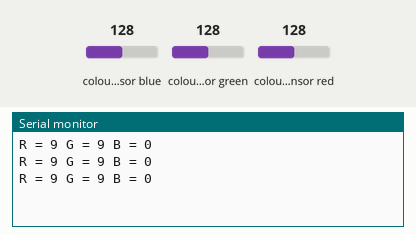
The sketch below on a simulated Arduino Uno, built with avr-gcc and run on an emulated ATmega328P. On the bench: the last lines printed to the serial monitor. Wiring (inferred from the names in the program): TCS3200 colour sensor: output pin 8; S2 pin 6; S3 pin 7; S0 pin 4; S1 pin 5. The test bench sets the inputs (shaded band); at power-on: colour sensor blue 128, colour sensor green 128, colour sensor red 128.

Above: at 1.2 s.
1.3 s: colour sensor blue set to 5
At 2.1 s:
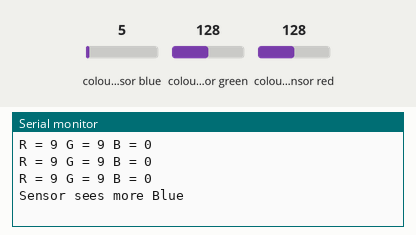
4.3 s: colour sensor green set to 5
At 4.9 s:
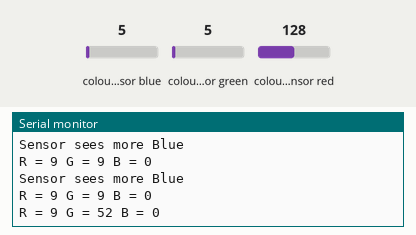
5.8 s: colour sensor blue set to 64
At 6.8 s:
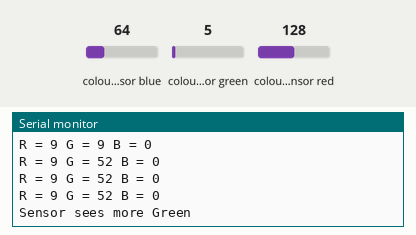
8.8 s: colour sensor red set to 5
At 9.4 s:
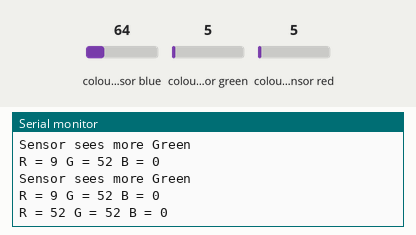
10.3 s: colour sensor green set to 64
At 11.3 s:
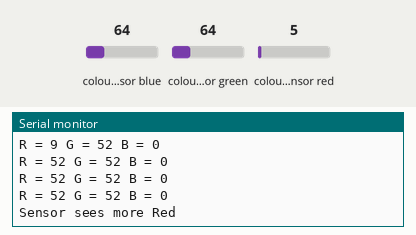
Timing chart, 0 to 13.3 s (numbered marks = the images above; inputs shaded):
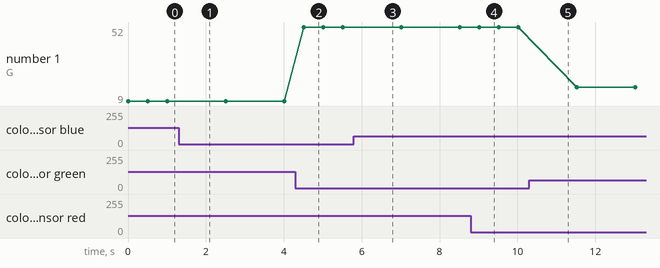

Measured:
- after the input at 1.3 s, the serial monitor: prints a new line after 0.20 s (image 1)
- after the input at 4.3 s, the serial monitor: prints a new line after 0.21 s (image 2)
- after the input at 5.8 s, the serial monitor: prints a new line after 0.21 s (image 3)
- after the input at 8.8 s, the serial monitor: prints a new line after 0.21 s (image 4)
- after the input at 10.3 s, the serial monitor: prints a new line after 0.22 s (image 5)
- plotted number 1: 9 → 52 after the input at 4.3 s, 52 → 17 after the input at 10.3 s

The sketch:

Uno_ColorSensor.ino
```cpp
/***************************************************
  Observe and report an object's visible color spectrum via a TCS3200 light-to-frequency converter
  Materials Schedule
  Arduino Uno - 1 each
   https://store.arduino.cc/usa/arduino-uno-rev3
  DF Robot Gravity I/O Shield - 1 each
   https://www.dfrobot.com/product-1009.html
  DF Robot Color Sensor - 1 each
   https://www.dfrobot.com/product-540.html
  A-B Cable - 1 each
   https://www.staples.com/usb+ab+cable/directory_usb+ab+cable
  Wire Bundles - 7 female/female wires
   https://www.adafruit.com/product/266
  Assembly
   1.Connect aurduino and shield
   2.Connect color sensor to I/O shield digital pins 4, 5, 6, 7, 8 and VCC and GND with (7) female/female wires
      (D)  Digital  D4    Green   S0
      (D)  Digital  D5    Black   S1
      (D)  Digital  D6    Red     S2
      (D)  Digital  D7    White   S3
      (D)  Digital  D8    Yellow  OUT
      (+)  Voltage  VCC   Red     VCC
      (-)  Ground   GND   Black   GND
   3.Connect A-B cable to arduino and laptop and upload sketch
   4.Open serial monitor to view sensor readings at 9600 baud
  Sensor specifications (Texas Advanced Optoelectronic Solutions TCS3200)
    Max output frequency = 600 kHz (1 kHz = 0.001 MHz, 600 kHz = 0.6 MHz)
    Max data acquisition rate = 1 datapoint/microsecond (1,000 microseconds = 1 millisecond)
  Sensor power settings
    Clear:   S2 High  S3 Low
    Red:     S2 Low   S3 Low
    Green:   S2 High  S3 High
    Blue:    S2 Low   S3 High
   RGB Model
    Clear:  Red 255  Green 255  Blue 255  Clear 0  Hex FFFFFF  https://convertingcolors.com/rgb-color-255_255_255.html
    Red:    Red 255  Green   0  Blue   0  Clear 0  Hex FF0000  https://convertingcolors.com/rgb-color-255_0_0.html
    Green:  Red   0  Green 255  Blue   0  Clear 0  Hex 00FF00  https://convertingcolors.com/rgb-color-0_255_0.html
    Blue:   Red   0  Green   0  Blue 255  Clear 0  Hex 0000FF  https://convertingcolors.com/rgb-color-0_0_255.html
  Web safe color palette
    Hexadecimal #00 #33 #66 #99 #CC  #FF
    Decimal       0  51 102 153 204  255
  Color wavelengths (nanometers = nm)
    Red:    640 nm
    Green:  524 nm
    Blue:   470 nm

  Engineering References
    Dejan Nedelkovski
     https://howtomechatronics.com/tutorials/arduino/arduino-color-sensing-tutorial-tcs230-tcs3200-color-sensor/
    Paul McWhorter (Lessons 13, 14a, 14b, 15, 31, and 32)
     http://www.toptechboy.com/arduino-lessons/
    DF Robot
     https://www.dfrobot.com/wiki/index.php/TCS3200_Color_Sensor_(SKU:SEN0101)
    Wiki - Color Difference
     https://en.wikipedia.org/wiki/Color_difference
    Wiki - RGB Model
     https://en.wikipedia.org/wiki/RGB_color_model

    ATS
      https://www.youtube.com/channel/UCDuWq2wFqeVII1KC7grySRg
      https://github.com/AnchorageBot
      September 2019

**************************************************/

//=== Libraries =====================================

#include "Math.h" // https://www.arduino.cc/en/math/h
#include "string.h" // https://www.arduino.cc/en/Reference/StringLibrary

//=== Global constants and variables ==================

// Arduino language reference (functions, variables, & structure)
// https://www.arduino.cc/reference/en/

// TCS3200 light->frequency converter to i/o shield wiring assignments
#define S0 4
#define S1 5
#define S2 6
#define S3 7
#define sensorOut 8

// Sensor frequency range = 0 to 600 kHz, pulse width up to 102,400 microseconds
// byte = range of 0 to 255
// int = 16 bit = 2 byte value = range of -32,768 to 32,767
// unsigned int = 32 bit = 4 bytes = 4,294,967,295
unsigned int redFreq = 0;  //
unsigned int greenFreq = 0;  //
unsigned int blueFreq = 0;  //  for Blue photodiodes
unsigned int sensorArray[] = {redFreq, greenFreq, blueFreq};

// Mapping sets for Frequency to RGB Model
// Command Syntax - map(value, fromLow, fromHigh, toLow, toHigh)
// value = redFreq, greenFreq, or blueFreq
int fromLowFreq = 0;
int fromHighFreq = 1000; // try 1000 for bright environment, 10000 for shady environment
int toLowRGB = 0;
int toHighRGB = 255; // max RGB value

//  Mapping data:  RGBvalue <-> ColorDesignation
int RGBspectrumValues[7][3] = {{0, 0, 0}, {255, 0, 0}, {255, 255, 0}, {0, 255, 5}, {128, 128, 128}, {0, 5, 255}, {255, 255, 255}};
String SpectrumColorDesignation[7] = {"black", "red", "yellow", "green", "grey", "blue", "white"};

int RGBgreenValues[4][3] = {{50, 205, 50}, {0, 255, 0}, {34, 139, 34}, {0, 128, 0}};
String GreenColorDesignation[4] = {"limeGreen", "lime", "forestGreen", "green"};

int RGByellowValues[4][3] = {{250, 250, 210}, {255, 225, 224}, {255, 255, 0}, {255, 215, 0}};
String YellowColorDesignation[4] = {"goldenrodYellow", "light yellow", "yellow", "gold"};

int RGBblueValues[4][3] = {{132, 112, 255}, {0, 0, 205}, {65, 105, 255}, {0, 0, 205}};
String BlueColorDesignation[4] = {"light blue", "medium blue", "royal blue", "gold"};

// Chronometer delay in milliseconds
int delayTimer1 = 1000;
int delayTimer2 = 500;

//=== Setup code, runs once =========================

void setup()
{

  // TCS3200 light->frequency converter
  pinMode(S0, OUTPUT);
  pinMode(S1, OUTPUT);
  pinMode(S2, OUTPUT);
  pinMode(S3, OUTPUT);
  pinMode(sensorOut, INPUT);

  // Set frequency-scaling to 20%
  digitalWrite(S0, HIGH);
  digitalWrite(S1, LOW);

  // Open serial monitor to view sensor readings at 9600 baud
  Serial.begin(9600);

}

//=== Main code, loops endlessly ====================

void loop()
{

  sensorReading();
  amplify();
  printSensorData();

}

//=== Breakout of functions used in void loop ===========================

void sensorReading()
{
  // Turn on Red filtered photodiodes
  digitalWrite(S2, LOW);
  digitalWrite(S3, LOW);
  // Read sensor output frequency
  redFreq = pulseIn(sensorOut, LOW); // width of pulse in microseconds
  // Map the RGB Model to the Frequency
  redFreq = map(redFreq, fromLowFreq, fromHighFreq, toLowRGB, toHighRGB);

  // Turn on Green filtered photodiodes
  digitalWrite(S2, HIGH);
  digitalWrite(S3, HIGH);
  // Read sensor output frequency
  greenFreq = pulseIn(sensorOut, LOW); // width of pulse in microseconds
  // Map the RGB Model to the Frequency
  greenFreq = map(greenFreq, fromLowFreq, fromHighFreq, toLowRGB, toHighRGB);

  // Turn on Blue filtered photodiodes
  digitalWrite(S2, LOW);
  digitalWrite(S3, HIGH);
  // Read sensor output frequency
  blueFreq = pulseIn(sensorOut, LOW); // width of pulse in microseconds
  // Map the RGB Model to the Frequency
  blueFreq = map(blueFreq, fromLowFreq, fromHighFreq, toLowRGB, toHighRGB);
}

void amplify()
{
    if (redFreq > greenFreq && redFreq > blueFreq)
    {
      Serial.println("Sensor sees more Red");
      delay(delayTimer1);
    }
    else if (greenFreq > redFreq && greenFreq > blueFreq)
    {
      Serial.println("Sensor sees more Green");
      delay(delayTimer1);
    }
    else if (blueFreq > redFreq && blueFreq > greenFreq)
    {
      Serial.println("Sensor sees more Blue");
      delay(delayTimer1);
    }
}

void printSensorData()
{
  // Print sensor readings
  Serial.print("R = ");
  Serial.print(redFreq);
  Serial.print(" ");
  Serial.print("G = ");
  Serial.print(greenFreq);
  Serial.print(" ");
  Serial.print("B = ");
  Serial.print(sensorArray[2]);
  Serial.print(" ");
  Serial.print("\n\n");
  delay(delayTimer2);
}
```
